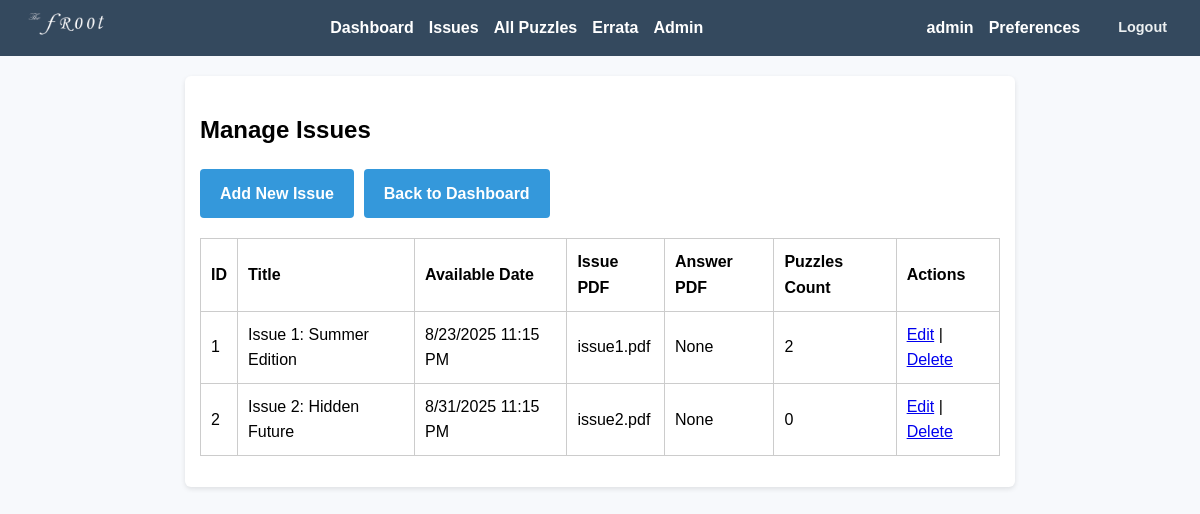
The page /admin/issues (signed in) on the database its author committed.
### app/models.py (models this page shows, shortened)
class User(UserMixin, db.Model):
    id = db.Column(db.Integer, primary_key=True)
    username = db.Column(db.String(150), unique=True, nullable=False)
    email = db.Column(db.String(150), unique=True, nullable=False)
    display_name = db.Column(db.String(150), nullable=True)
    password_hash = db.Column(db.String(200), nullable=False)
    is_admin = db.Column(db.Boolean, default=False)
    email_notifications = db.Column(db.Boolean, default=True)
    notify_new_issues = db.Column(db.Boolean, default=True)
    notify_new_hints = db.Column(db.Boolean, default=True)
    submissions = db.relationship('Submission', backref='user', lazy=True)

class Issue(db.Model):
    id = db.Column(db.Integer, primary_key=True)
    title = db.Column(db.String(200), nullable=False)
    description = db.Column(db.Text, nullable=True)
    pdf_filename = db.Column(db.String(200), nullable=True)
    answer_pdf_filename = db.Column(db.String(200), nullable=True)
    available_date = db.Column(db.DateTime(timezone=True), nullable=False, default=lambda: datetime.now(timezone.utc))
    puzzles = db.relationship('Puzzle', backref='issue', lazy=True)

### app/routes.py (the view)
@admin_bp.route('/issues')
@login_required
@admin_required
def issue_list():
    issues = Issue.query.all()
    return render_template('admin_issue_list.html', issues=issues)

### app/admin_utils.py (called while the page is built)
def admin_required(f):
    @wraps(f)
    def decorated_function(*args, **kwargs):
        if not current_user.is_authenticated or not current_user.is_admin:
            abort(403)
        return f(*args, **kwargs)
    return decorated_function

### app/templates/admin_issue_list.html (shortened to what this page needs)
{% extends "base.html" %}
{% block content %}
<h2>Manage Issues</h2>
<div class="admin-header">
    <a href="{{ url_for('admin.add_issue') }}" class="action-btn">Add New Issue</a>
    <a href="{{ url_for('admin.dashboard') }}" class="action-btn">Back to Dashboard</a>
</div>
<table>
    <tr>
        <th>ID</th>
        <th>Title</th>
        <th>Available Date</th>
        <th>Issue PDF</th>
        <th>Answer PDF</th>
        <th>Puzzles Count</th>
        <th>Actions</th>
    </tr>
    {% for issue in issues %}
    <tr>
        <td>{{ issue.id }}</td>
        <td>{{ issue.title }}</td>
        <td><span data-utc-datetime="{{ issue.available_date.strftime('%Y-%m-%d %H:%M:%S') }}" data-format="short">{{ issue.available_date.strftime('%Y-%m-%d %H:%M') }}</span></td>
        <td>{{ issue.pdf_filename if issue.pdf_filename else 'None' }}</td>
        <td>{{ issue.answer_pdf_filename if issue.answer_pdf_filename else 'None' }}</td>
        <td>{{ issue.puzzles|length }}</td>
        <td>
            <a href="{{ url_for('admin.edit_issue', issue_id=issue.id) }}">Edit</a> |
            <a href="{{ url_for('admin.delete_issue', issue_id=issue.id) }}"
               onclick="return confirm('Are you sure you want to delete this issue?')">Delete</a>
        </td>
    </tr>
    {% endfor %}
</table>
{% endblock %}

### app/templates/base.html (shortened to what this page needs)
<!DOCTYPE html>
<html>
<head>
    <link rel="stylesheet" href="{{ url_for('static', filename='style.css') }}">
</head>
<body>
  <nav>
    <div class="nav-content">
      <div class="nav-logo">
        <img src="{{ url_for('static', filename='img/logo.png') }}" alt="Logo">
      </div>
      <div class="nav-links">
        {% if current_user.is_authenticated %}
            <a href="{{ url_for('puzzle.user_dashboard') }}">Dashboard</a>
            <a href="{{ url_for('puzzle.list_issues') }}">Issues</a>
            <a href="{{ url_for('puzzle.list_puzzles') }}">All Puzzles</a>
            <a href="{{ url_for('puzzle.errata_list') }}">Errata</a>
            {% if current_user.is_admin %}
                <a href="{{ url_for('admin.dashboard') }}">Admin</a>
            {% endif %}
        {% else %}
            <a href="{{ url_for('main.index') }}">Home</a>
            <a href="{{ url_for('puzzle.errata_list') }}">Errata</a>
            <a href="{{ url_for('auth.login') }}">Login</a>
            <a href="{{ url_for('auth.register') }}">Register</a>
        {% endif %}
      </div>
      {% if current_user.is_authenticated %}
        <div class="user-profile">
          <div class="user-info">
            <span class="user-name">{{ current_user.username }}</span>
            <a href="{{ url_for('auth.preferences') }}" class="preferences-link">Preferences</a>
            <a href="{{ url_for('auth.logout') }}" class="logout-link">Logout</a>
          </div>
        </div>
      {% endif %}
    </div>
</nav>
  <div class="container">
        {% block content %}{% endblock %}
    </div>
</body>
</html>

### app/static/style.css (style rules this page uses)
body { font-family: Arial, sans-serif; background-color: #f7f9fc; margin: 0; padding: 0; line-height: 1.6; }
nav { background-color: #34495e; padding: 10px; color: white; }
.nav-content { display: flex; justify-content: space-between; align-items: center; gap: 20px; }
.nav-links { display: flex; align-items: center; }
nav a { color: white; margin-right: 15px; text-decoration: none; font-weight: bold; }
.nav-logo img { height: 28px; width: auto; }
.user-profile { display: flex; align-items: center; }
.user-info { display: flex; align-items: center; gap: 15px; }
.user-name { color: white; font-weight: bold; }
.logout-link { color: #ecf0f1; text-decoration: none; font-size: 0.9em; padding: 4px 8px; border-radius: 4px; transition: background-color 0.3s ease; }
.container { max-width: 800px; margin: 20px auto; padding: 15px; background-color: white; border-radius: 6px; box-shadow: 0 2px 5px rgba(0, 0, 0, 0.1); }
table { width: 100%; border-collapse: collapse; margin: 1em 0; }
table, th, td { border: 1px solid #ccc; }
th, td { padding: 10px; text-align: left; }
.action-btn { display: inline-block; padding: 12px 20px; background-color: #3498db; color: white; text-decoration: none; border-radius: 4px; text-align: center; font-weight: bold; transition: background-color 0.3s; }
.admin-header { margin-bottom: 20px; display: flex; gap: 10px; align-items: center; }

### rows shown on the page
User: username "admin"
Issue: id "1", title "Issue 1: Summer Edition", pdf_filename "issue1.pdf", answer_pdf_filename "None", puzzles|length "2"
Issue: id "2", title "Issue 2: Hidden Future", pdf_filename "issue2.pdf", answer_pdf_filename "None", puzzles|length "0"
